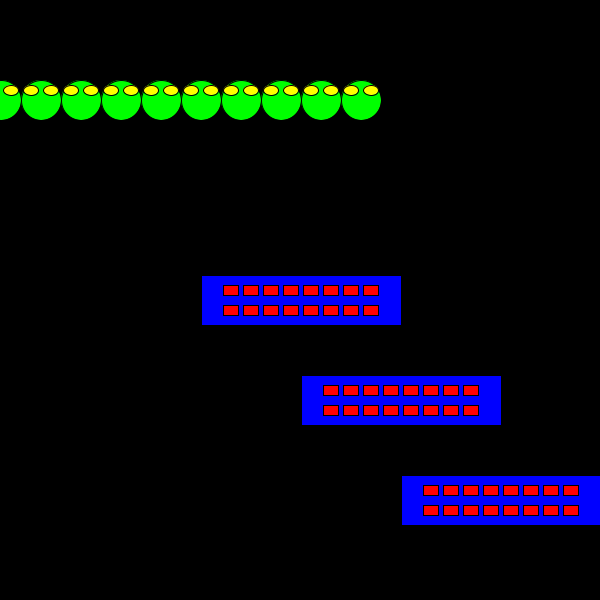
Frame 1 (no input)
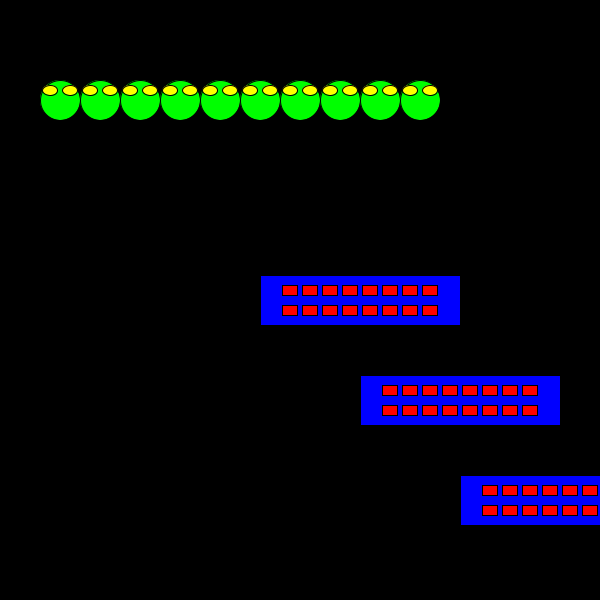
Frame 60 (the mouse pressed at the canvas centre just before this capture)
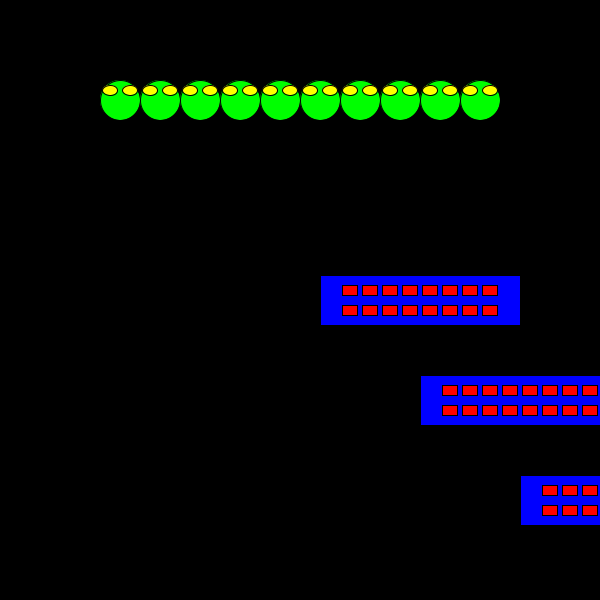
Frame 120 (the mouse held since frame 60 and released just before this capture)

The Processing sketch that drew these frames (run headless with seeded random() and noise(); from frame 60 on, the mouse is pressed at the canvas centre):

// Processing sketch: Marciano_y_Nave
// ── Marciano_y_Nave.pde
Marciano[] m = new Marciano[10];
Nave[] n = new Nave[3];

Nave n1;
Nave n2;
Nave n3;

void setup()
{
size(600,600);
background(0);
rectMode(CENTER);
ellipseMode(CENTER);
int i = 0;
while(i<10){
  m[i] = new Marciano(i*40,100);
  i++;
}



n1 = new Nave(300,300);
n2 = new Nave(400,400);
n3 = new Nave(500,500);
}

void draw(){
  background(0);
  int i = 0;
  while(i<10){
       m[i].actualizarMarciano();
       m[i].dibujarMarciano();
       i++;
       
  }
  
  n1.actualizarNave();
  n2.actualizarNave();
  n3.actualizarNave();
  
  n1.dibujarNave();
  n2.dibujarNave();
  n3.dibujarNave();
}

// ── Marciano.pde
public class Marciano{
    private int xMarciano = 300;
    private int yMarciano = 300;
    
    
    Marciano(int xPos, int yPos){
        this.xMarciano = xPos;
        this.yMarciano = yPos;
      }
    
    void actualizarMarciano(){
        this.xMarciano = this.xMarciano + 1;
    }

    void dibujarMarciano(){
        stroke(0);
        fill(0,255,0);
        ellipse(xMarciano,yMarciano,40,40);
        fill(255,255,0);
        ellipse(xMarciano-10, yMarciano-10, 15, 10);
        ellipse(xMarciano+10, yMarciano-10, 15, 10);
   
        
    }
    }

// ── Nave.pde
public class Nave{
    private int xNave = 100;
    private int yNave = 100;
    
    Nave(int xPos, int yPos){
        this.xNave = xPos;
        this.yNave = yPos;
    }
    
    void actualizarNave(){
        this.xNave = this.xNave + 1;
    }
    
    void dibujarNave(){
        stroke(0);
        fill(0,0,255);
        rect(xNave,yNave,200,50);
        fill(255,0,0);
        rect(xNave-10, yNave-10, 15, 10);
        rect(xNave+10, yNave-10, 15, 10);
        rect(xNave-30, yNave-10, 15, 10);
        rect(xNave+30, yNave-10, 15, 10);
        rect(xNave-50, yNave-10, 15, 10);
        rect(xNave+50, yNave-10, 15, 10);
        rect(xNave-70, yNave-10, 15, 10);
        rect(xNave+70, yNave-10, 15, 10);
        rect(xNave-10, yNave+10, 15, 10);
        rect(xNave+10, yNave+10, 15, 10);
        rect(xNave-30, yNave+10, 15, 10);
        rect(xNave+30, yNave+10, 15, 10);
        rect(xNave-50, yNave+10, 15, 10);
        rect(xNave+50, yNave+10, 15, 10);
        rect(xNave-70, yNave+10, 15, 10);
        rect(xNave+70, yNave+10, 15, 10);
        
    }  
}
